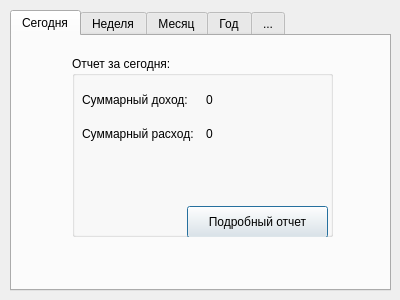
<?xml version="1.0" encoding="UTF-8"?>
<ui version="4.0">
 <class>ShowHistoryWindow</class>
 <widget class="QDialog" name="ShowHistoryWindow">
  <property name="geometry">
   <rect>
    <x>0</x>
    <y>0</y>
    <width>400</width>
    <height>300</height>
   </rect>
  </property>
  <property name="windowTitle">
   <string>Dialog</string>
  </property>
  <widget class="QTabWidget" name="myhistory">
   <property name="geometry">
    <rect>
     <x>10</x>
     <y>10</y>
     <width>381</width>
     <height>281</height>
    </rect>
   </property>
   <property name="currentIndex">
    <number>0</number>
   </property>
   <widget class="QWidget" name="tab">
    <attribute name="title">
     <string>Сегодня</string>
    </attribute>
    <widget class="QGroupBox" name="groupBox">
     <property name="geometry">
      <rect>
       <x>60</x>
       <y>20</y>
       <width>261</width>
       <height>181</height>
      </rect>
     </property>
     <property name="title">
      <string>Отчет за сегодня:</string>
     </property>
     <widget class="QPushButton" name="ButtonTodayReport">
      <property name="geometry">
       <rect>
        <x>115</x>
        <y>150</y>
        <width>141</width>
        <height>32</height>
       </rect>
      </property>
      <property name="text">
       <string>Подробный отчет</string>
      </property>
     </widget>
     <widget class="QWidget" name="layoutWidget">
      <property name="geometry">
       <rect>
        <x>10</x>
        <y>30</y>
        <width>241</width>
        <height>61</height>
       </rect>
      </property>
      <layout class="QGridLayout" name="gridLayout">
       <item row="0" column="0">
        <widget class="QLabel" name="label">
         <property name="text">
          <string>Суммарный доход:</string>
         </property>
        </widget>
       </item>
       <item row="0" column="1">
        <widget class="QLabel" name="TodayProfit">
         <property name="text">
          <string>0</string>
         </property>
        </widget>
       </item>
       <item row="1" column="0">
        <widget class="QLabel" name="label_3">
         <property name="text">
          <string>Суммарный расход:</string>
         </property>
        </widget>
       </item>
       <item row="1" column="1">
        <widget class="QLabel" name="TodayIncome">
         <property name="text">
          <string>0</string>
         </property>
        </widget>
       </item>
      </layout>
     </widget>
    </widget>
   </widget>
   <widget class="QWidget" name="tab_2">
    <attribute name="title">
     <string>Неделя</string>
    </attribute>
    <widget class="QGroupBox" name="groupBox_2">
     <property name="geometry">
      <rect>
       <x>60</x>
       <y>20</y>
       <width>261</width>
       <height>181</height>
      </rect>
     </property>
     <property name="title">
      <string>Отчет за неделю:</string>
     </property>
     <widget class="QPushButton" name="ButtonWeekReport">
      <property name="geometry">
       <rect>
        <x>115</x>
        <y>150</y>
        <width>141</width>
        <height>32</height>
       </rect>
      </property>
      <property name="text">
       <string>Подробный отчет</string>
      </property>
     </widget>
     <widget class="QWidget" name="layoutWidget">
      <property name="geometry">
       <rect>
        <x>10</x>
        <y>30</y>
        <width>241</width>
        <height>61</height>
       </rect>
      </property>
      <layout class="QGridLayout" name="gridLayout_2">
       <item row="0" column="0">
        <widget class="QLabel" name="label_5">
         <property name="text">
          <string>Суммарный доход:</string>
         </property>
        </widget>
       </item>
       <item row="0" column="1">
        <widget class="QLabel" name="WeekProfit">
         <property name="text">
          <string>0</string>
         </property>
        </widget>
       </item>
       <item row="1" column="0">
        <widget class="QLabel" name="label_7">
         <property name="text">
          <string>Суммарный расход:</string>
         </property>
        </widget>
       </item>
       <item row="1" column="1">
        <widget class="QLabel" name="WeekIncome">
         <property name="text">
          <string>0</string>
         </property>
        </widget>
       </item>
      </layout>
     </widget>
    </widget>
   </widget>
   <widget class="QWidget" name="tab_3">
    <attribute name="icon">
     <iconset theme="accessories-calculator"/>
    </attribute>
    <attribute name="title">
     <string>Месяц</string>
    </attribute>
    <widget class="QGroupBox" name="groupBox_3">
     <property name="geometry">
      <rect>
       <x>60</x>
       <y>20</y>
       <width>261</width>
       <height>181</height>
      </rect>
     </property>
     <property name="title">
      <string>Отчет за месяц:</string>
     </property>
     <widget class="QPushButton" name="ButtonMonthReport">
      <property name="geometry">
       <rect>
        <x>115</x>
        <y>150</y>
        <width>141</width>
        <height>32</height>
       </rect>
      </property>
      <property name="text">
       <string>Подробный отчет</string>
      </property>
     </widget>
     <widget class="QWidget" name="layoutWidget_2">
      <property name="geometry">
       <rect>
        <x>10</x>
        <y>30</y>
        <width>241</width>
        <height>61</height>
       </rect>
      </property>
      <layout class="QGridLayout" name="gridLayout_3">
       <item row="0" column="0">
        <widget class="QLabel" name="label_9">
         <property name="text">
          <string>Суммарный доход:</string>
         </property>
        </widget>
       </item>
       <item row="0" column="1">
        <widget class="QLabel" name="MonthProfit">
         <property name="text">
          <string>0</string>
         </property>
        </widget>
       </item>
       <item row="1" column="0">
        <widget class="QLabel" name="label_11">
         <property name="text">
          <string>Суммарный расход:</string>
         </property>
        </widget>
       </item>
       <item row="1" column="1">
        <widget class="QLabel" name="MonthIncome">
         <property name="text">
          <string>0</string>
         </property>
        </widget>
       </item>
      </layout>
     </widget>
    </widget>
   </widget>
   <widget class="QWidget" name="tab_4">
    <attribute name="title">
     <string>Год</string>
    </attribute>
    <widget class="QGroupBox" name="groupBox_4">
     <property name="geometry">
      <rect>
       <x>60</x>
       <y>20</y>
       <width>261</width>
       <height>181</height>
      </rect>
     </property>
     <property name="title">
      <string>Отчет за год:</string>
     </property>
     <widget class="QPushButton" name="ButtonYearReport">
      <property name="geometry">
       <rect>
        <x>115</x>
        <y>150</y>
        <width>141</width>
        <height>32</height>
       </rect>
      </property>
      <property name="text">
       <string>Подробный отчет</string>
      </property>
     </widget>
     <widget class="QWidget" name="layoutWidget_3">
      <property name="geometry">
       <rect>
        <x>10</x>
        <y>30</y>
        <width>241</width>
        <height>61</height>
       </rect>
      </property>
      <layout class="QGridLayout" name="gridLayout_4">
       <item row="0" column="0">
        <widget class="QLabel" name="label_13">
         <property name="text">
          <string>Суммарный доход:</string>
         </property>
        </widget>
       </item>
       <item row="0" column="1">
        <widget class="QLabel" name="YearProfit">
         <property name="text">
          <string>0</string>
         </property>
        </widget>
       </item>
       <item row="1" column="0">
        <widget class="QLabel" name="label_15">
         <property name="text">
          <string>Суммарный расход:</string>
         </property>
        </widget>
       </item>
       <item row="1" column="1">
        <widget class="QLabel" name="YearIncome">
         <property name="text">
          <string>0</string>
         </property>
        </widget>
       </item>
      </layout>
     </widget>
    </widget>
   </widget>
   <widget class="QWidget" name="tab_5">
    <attribute name="icon">
     <iconset theme="QIcon::ThemeIcon::AppointmentSoon"/>
    </attribute>
    <attribute name="title">
     <string>...</string>
    </attribute>
    <widget class="QPushButton" name="CalculateSum">
     <property name="geometry">
      <rect>
       <x>270</x>
       <y>70</y>
       <width>81</width>
       <height>31</height>
      </rect>
     </property>
     <property name="styleSheet">
      <string notr="true"/>
     </property>
     <property name="text">
      <string>Посчитать</string>
     </property>
    </widget>
    <widget class="QPushButton" name="ButtonCustomReport">
     <property name="geometry">
      <rect>
       <x>200</x>
       <y>190</y>
       <width>151</width>
       <height>32</height>
      </rect>
     </property>
     <property name="text">
      <string>Подробный отчет</string>
     </property>
    </widget>
    <widget class="QWidget" name="layoutWidget_4">
     <property name="geometry">
      <rect>
       <x>30</x>
       <y>110</y>
       <width>241</width>
       <height>61</height>
      </rect>
     </property>
     <layout class="QGridLayout" name="gridLayout_5">
      <item row="0" column="0">
       <widget class="QLabel" name="label_19">
        <property name="text">
         <string>Суммарный доход:</string>
        </property>
       </widget>
      </item>
      <item row="0" column="1">
       <widget class="QLabel" name="CustomProfit">
        <property name="text">
         <string>0</string>
        </property>
       </widget>
      </item>
      <item row="1" column="0">
       <widget class="QLabel" name="label_21">
        <property name="text">
         <string>Суммарный расход:</string>
        </property>
       </widget>
      </item>
      <item row="1" column="1">
       <widget class="QLabel" name="CustomIncome">
        <property name="text">
         <string>0</string>
        </property>
       </widget>
      </item>
     </layout>
    </widget>
    <widget class="QWidget" name="layoutWidget">
     <property name="geometry">
      <rect>
       <x>30</x>
       <y>40</y>
       <width>321</width>
       <height>23</height>
      </rect>
     </property>
     <layout class="QHBoxLayout" name="horizontalLayout">
      <item>
       <widget class="QLabel" name="label_17">
        <property name="text">
         <string>Период:</string>
        </property>
       </widget>
      </item>
      <item>
       <widget class="QDateEdit" name="StartDay"/>
      </item>
      <item>
       <widget class="QLabel" name="label_18">
        <property name="text">
         <string>     --&gt;</string>
        </property>
       </widget>
      </item>
      <item>
       <widget class="QDateEdit" name="EndDay"/>
      </item>
     </layout>
    </widget>
   </widget>
  </widget>
 </widget>
 <resources/>
 <connections/>
</ui>
